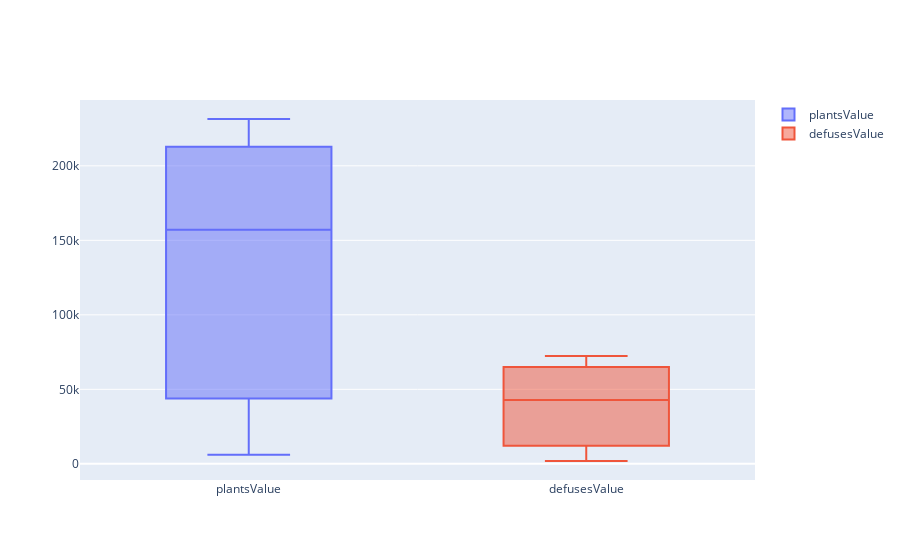

Here is the notebook cell this chart was saved with:
### Code cell
fig = go.Figure()
fig.add_trace(go.Box(y=matches_plat_defuse['plantsValue'],
                    name='plantsValue'))
fig.add_trace(go.Box(y=matches_plat_defuse['defusesValue'],
                    name='defusesValue'))
fig.show()

### Figure 1 — Plotly figure (JSON) as saved in the notebook; plotly's stock layout.template omitted (floating-point values rounded to 4 significant figures)
{"data": [{"name": "plantsValue", "type": "box", "y": [231428, 157144, 6086]}, {"name": "defusesValue", "type": "box", "y": [72324, 42786, 1910]}], "layout": {}}
